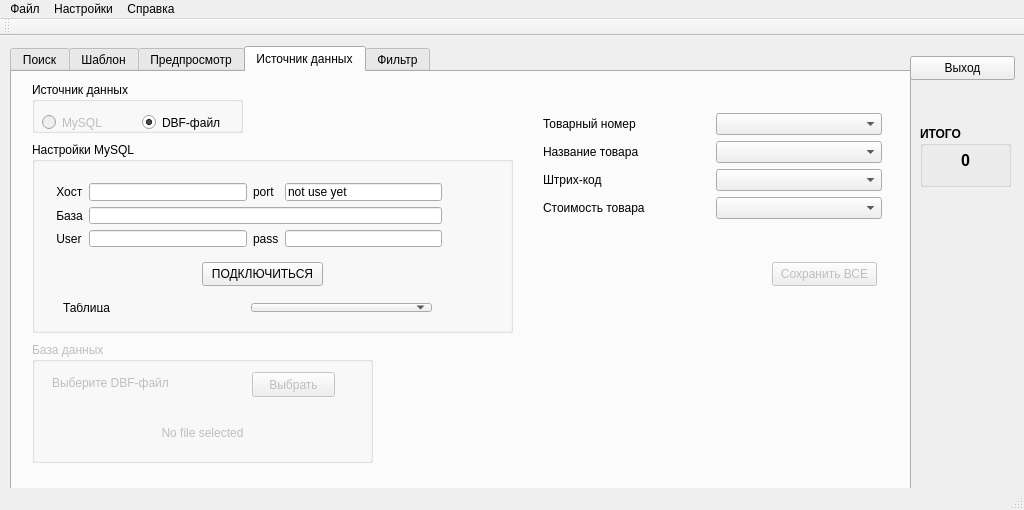
<?xml version="1.0" encoding="UTF-8"?>
<ui version="4.0">
 <class>cengen</class>
 <widget class="QMainWindow" name="cengen">
  <property name="geometry">
   <rect>
    <x>0</x>
    <y>0</y>
    <width>1024</width>
    <height>510</height>
   </rect>
  </property>
  <property name="windowTitle">
   <string>cengen</string>
  </property>
  <widget class="QWidget" name="centralWidget">
   <widget class="QPushButton" name="exitButton">
    <property name="geometry">
     <rect>
      <x>910</x>
      <y>20</y>
      <width>105</width>
      <height>24</height>
     </rect>
    </property>
    <property name="text">
     <string>Выход</string>
    </property>
   </widget>
   <widget class="QTabWidget" name="tabWidget">
    <property name="geometry">
     <rect>
      <x>10</x>
      <y>10</y>
      <width>901</width>
      <height>461</height>
     </rect>
    </property>
    <property name="currentIndex">
     <number>3</number>
    </property>
    <widget class="QWidget" name="tab1">
     <attribute name="title">
      <string>Поиск</string>
     </attribute>
     <widget class="QLineEdit" name="lineEdit">
      <property name="geometry">
       <rect>
        <x>0</x>
        <y>20</y>
        <width>371</width>
        <height>24</height>
       </rect>
      </property>
      <property name="text">
       <string>Введите штрих-код</string>
      </property>
      <property name="alignment">
       <set>Qt::AlignCenter</set>
      </property>
     </widget>
     <widget class="QPushButton" name="pushButton">
      <property name="geometry">
       <rect>
        <x>380</x>
        <y>20</y>
        <width>105</width>
        <height>24</height>
       </rect>
      </property>
      <property name="text">
       <string>Поиск</string>
      </property>
     </widget>
     <widget class="QGroupBox" name="groupBox">
      <property name="geometry">
       <rect>
        <x>0</x>
        <y>50</y>
        <width>601</width>
        <height>61</height>
       </rect>
      </property>
      <property name="title">
       <string>Метод поиска товара</string>
      </property>
      <widget class="QWidget" name="horizontalLayoutWidget_2">
       <property name="geometry">
        <rect>
         <x>10</x>
         <y>20</y>
         <width>581</width>
         <height>31</height>
        </rect>
       </property>
       <layout class="QHBoxLayout" name="horizontalLayout_2">
        <item>
         <widget class="QRadioButton" name="radioButton_1">
          <property name="text">
           <string>Штрих-код</string>
          </property>
          <property name="checked">
           <bool>true</bool>
          </property>
         </widget>
        </item>
        <item>
         <widget class="QRadioButton" name="radioButton_2">
          <property name="enabled">
           <bool>true</bool>
          </property>
          <property name="text">
           <string>Товарный номер</string>
          </property>
         </widget>
        </item>
        <item>
         <widget class="QRadioButton" name="radioButton_3">
          <property name="enabled">
           <bool>true</bool>
          </property>
          <property name="text">
           <string>Название</string>
          </property>
         </widget>
        </item>
        <item>
         <widget class="QRadioButton" name="radioButton_5">
          <property name="text">
           <string>Пустой</string>
          </property>
         </widget>
        </item>
       </layout>
      </widget>
     </widget>
     <widget class="QPushButton" name="pushButton_2">
      <property name="geometry">
       <rect>
        <x>490</x>
        <y>20</y>
        <width>111</width>
        <height>24</height>
       </rect>
      </property>
      <property name="text">
       <string>Сформировать</string>
      </property>
     </widget>
     <widget class="QTableWidget" name="tableWidget">
      <property name="geometry">
       <rect>
        <x>0</x>
        <y>110</y>
        <width>891</width>
        <height>301</height>
       </rect>
      </property>
      <property name="rowCount">
       <number>0</number>
      </property>
      <property name="columnCount">
       <number>7</number>
      </property>
      <column>
       <property name="text">
        <string>№</string>
       </property>
       <property name="whatsThis">
        <string extracomment="Номер по порядку"/>
       </property>
      </column>
      <column>
       <property name="text">
        <string>Название</string>
       </property>
      </column>
      <column>
       <property name="text">
        <string>Штрих-код</string>
       </property>
      </column>
      <column>
       <property name="text">
        <string>Тов. номер</string>
       </property>
      </column>
      <column>
       <property name="text">
        <string>Цена</string>
       </property>
      </column>
      <column>
       <property name="text">
        <string>Цена2</string>
       </property>
      </column>
      <column/>
     </widget>
     <widget class="QGroupBox" name="groupBox_6">
      <property name="geometry">
       <rect>
        <x>710</x>
        <y>50</y>
        <width>120</width>
        <height>51</height>
       </rect>
      </property>
      <property name="title">
       <string>Лимит поиска</string>
      </property>
      <widget class="QSpinBox" name="spinLimit">
       <property name="geometry">
        <rect>
         <x>10</x>
         <y>20</y>
         <width>54</width>
         <height>22</height>
        </rect>
       </property>
       <property name="value">
        <number>10</number>
       </property>
      </widget>
      <widget class="QPushButton" name="maxButton">
       <property name="geometry">
        <rect>
         <x>70</x>
         <y>20</y>
         <width>41</width>
         <height>22</height>
        </rect>
       </property>
       <property name="text">
        <string>max</string>
       </property>
      </widget>
     </widget>
    </widget>
    <widget class="QWidget" name="tab2">
     <attribute name="title">
      <string>Шаблон</string>
     </attribute>
     <widget class="QGroupBox" name="groupBox_2">
      <property name="geometry">
       <rect>
        <x>10</x>
        <y>20</y>
        <width>291</width>
        <height>201</height>
       </rect>
      </property>
      <property name="title">
       <string>Шаблон:</string>
      </property>
      <widget class="QPushButton" name="pushButton_3">
       <property name="geometry">
        <rect>
         <x>10</x>
         <y>23</y>
         <width>101</width>
         <height>24</height>
        </rect>
       </property>
       <property name="text">
        <string>Выбрать</string>
       </property>
      </widget>
      <widget class="QLabel" name="label">
       <property name="geometry">
        <rect>
         <x>130</x>
         <y>24</y>
         <width>151</width>
         <height>24</height>
        </rect>
       </property>
       <property name="font">
        <font>
         <weight>75</weight>
         <bold>true</bold>
        </font>
       </property>
       <property name="text">
        <string>Шаблон</string>
       </property>
      </widget>
      <widget class="QPushButton" name="show_editor_button">
       <property name="geometry">
        <rect>
         <x>110</x>
         <y>120</y>
         <width>83</width>
         <height>25</height>
        </rect>
       </property>
       <property name="text">
        <string>РЕДАКТОР</string>
       </property>
      </widget>
     </widget>
     <widget class="QGroupBox" name="groupBox_3">
      <property name="geometry">
       <rect>
        <x>320</x>
        <y>20</y>
        <width>201</width>
        <height>200</height>
       </rect>
      </property>
      <property name="title">
       <string>Page setup</string>
      </property>
      <widget class="QComboBox" name="comboBox">
       <property name="geometry">
        <rect>
         <x>13</x>
         <y>30</y>
         <width>101</width>
         <height>25</height>
        </rect>
       </property>
       <item>
        <property name="text">
         <string>A4</string>
        </property>
       </item>
       <item>
        <property name="text">
         <string>A5</string>
        </property>
       </item>
      </widget>
      <widget class="QLineEdit" name="lineW">
       <property name="geometry">
        <rect>
         <x>10</x>
         <y>55</y>
         <width>51</width>
         <height>25</height>
        </rect>
       </property>
       <property name="text">
        <string/>
       </property>
       <property name="readOnly">
        <bool>true</bool>
       </property>
      </widget>
      <widget class="QLineEdit" name="lineH">
       <property name="geometry">
        <rect>
         <x>67</x>
         <y>55</y>
         <width>51</width>
         <height>25</height>
        </rect>
       </property>
       <property name="alignment">
        <set>Qt::AlignCenter</set>
       </property>
       <property name="readOnly">
        <bool>true</bool>
       </property>
      </widget>
      <widget class="QLabel" name="label_2">
       <property name="geometry">
        <rect>
         <x>60</x>
         <y>60</y>
         <width>16</width>
         <height>16</height>
        </rect>
       </property>
       <property name="text">
        <string>x</string>
       </property>
      </widget>
      <widget class="QLineEdit" name="lineH_2">
       <property name="geometry">
        <rect>
         <x>67</x>
         <y>85</y>
         <width>51</width>
         <height>25</height>
        </rect>
       </property>
       <property name="alignment">
        <set>Qt::AlignCenter</set>
       </property>
       <property name="readOnly">
        <bool>true</bool>
       </property>
      </widget>
      <widget class="QLineEdit" name="lineW_2">
       <property name="geometry">
        <rect>
         <x>10</x>
         <y>85</y>
         <width>51</width>
         <height>25</height>
        </rect>
       </property>
       <property name="text">
        <string/>
       </property>
       <property name="readOnly">
        <bool>true</bool>
       </property>
      </widget>
      <widget class="QLabel" name="label_3">
       <property name="geometry">
        <rect>
         <x>60</x>
         <y>90</y>
         <width>16</width>
         <height>16</height>
        </rect>
       </property>
       <property name="text">
        <string>x</string>
       </property>
      </widget>
      <widget class="QLabel" name="label_4">
       <property name="geometry">
        <rect>
         <x>120</x>
         <y>60</y>
         <width>41</width>
         <height>16</height>
        </rect>
       </property>
       <property name="text">
        <string>мкм</string>
       </property>
      </widget>
      <widget class="QLabel" name="label_5">
       <property name="geometry">
        <rect>
         <x>120</x>
         <y>90</y>
         <width>71</width>
         <height>16</height>
        </rect>
       </property>
       <property name="text">
        <string>ценников</string>
       </property>
      </widget>
      <widget class="QGroupBox" name="groupBox_8">
       <property name="geometry">
        <rect>
         <x>50</x>
         <y>120</y>
         <width>120</width>
         <height>71</height>
        </rect>
       </property>
       <property name="title">
        <string>GroupBox</string>
       </property>
       <widget class="QRadioButton" name="radioButton_7">
        <property name="geometry">
         <rect>
          <x>10</x>
          <y>50</y>
          <width>100</width>
          <height>20</height>
         </rect>
        </property>
        <property name="text">
         <string>Landscape</string>
        </property>
       </widget>
       <widget class="QRadioButton" name="radioButton_6">
        <property name="geometry">
         <rect>
          <x>10</x>
          <y>20</y>
          <width>100</width>
          <height>20</height>
         </rect>
        </property>
        <property name="text">
         <string>Portrate</string>
        </property>
        <property name="checked">
         <bool>true</bool>
        </property>
       </widget>
      </widget>
     </widget>
    </widget>
    <widget class="QWidget" name="tab">
     <attribute name="title">
      <string>Предпросмотр</string>
     </attribute>
     <widget class="QScrollArea" name="scrollArea">
      <property name="geometry">
       <rect>
        <x>10</x>
        <y>60</y>
        <width>871</width>
        <height>351</height>
       </rect>
      </property>
      <property name="widgetResizable">
       <bool>true</bool>
      </property>
      <widget class="QWidget" name="scrollAreaWidgetContents">
       <property name="geometry">
        <rect>
         <x>0</x>
         <y>0</y>
         <width>867</width>
         <height>347</height>
        </rect>
       </property>
      </widget>
     </widget>
     <widget class="QPushButton" name="pushButton_4">
      <property name="geometry">
       <rect>
        <x>90</x>
        <y>20</y>
        <width>105</width>
        <height>24</height>
       </rect>
      </property>
      <property name="text">
       <string>Показать</string>
      </property>
     </widget>
     <widget class="QGroupBox" name="groupBox_4">
      <property name="geometry">
       <rect>
        <x>10</x>
        <y>10</y>
        <width>71</width>
        <height>41</height>
       </rect>
      </property>
      <property name="title">
       <string>Масштаб</string>
      </property>
      <widget class="QPushButton" name="zoomOutButton">
       <property name="enabled">
        <bool>false</bool>
       </property>
       <property name="geometry">
        <rect>
         <x>35</x>
         <y>20</y>
         <width>21</width>
         <height>24</height>
        </rect>
       </property>
       <property name="text">
        <string>-</string>
       </property>
      </widget>
      <widget class="QPushButton" name="zoomInButton">
       <property name="enabled">
        <bool>false</bool>
       </property>
       <property name="geometry">
        <rect>
         <x>15</x>
         <y>20</y>
         <width>21</width>
         <height>24</height>
        </rect>
       </property>
       <property name="text">
        <string>+</string>
       </property>
       <property name="flat">
        <bool>false</bool>
       </property>
      </widget>
     </widget>
     <widget class="QLabel" name="statusLabel">
      <property name="geometry">
       <rect>
        <x>310</x>
        <y>27</y>
        <width>151</width>
        <height>16</height>
       </rect>
      </property>
      <property name="text">
       <string/>
      </property>
     </widget>
     <widget class="QPushButton" name="printButton">
      <property name="geometry">
       <rect>
        <x>200</x>
        <y>20</y>
        <width>105</width>
        <height>24</height>
       </rect>
      </property>
      <property name="text">
       <string>Print</string>
      </property>
     </widget>
    </widget>
    <widget class="QWidget" name="tab_2">
     <attribute name="title">
      <string>Источник данных</string>
     </attribute>
     <widget class="QGroupBox" name="groupSQL">
      <property name="geometry">
       <rect>
        <x>20</x>
        <y>70</y>
        <width>481</width>
        <height>191</height>
       </rect>
      </property>
      <property name="title">
       <string>Настройки MySQL</string>
      </property>
      <widget class="QPushButton" name="connectMySQLButton">
       <property name="geometry">
        <rect>
         <x>170</x>
         <y>120</y>
         <width>121</width>
         <height>24</height>
        </rect>
       </property>
       <property name="text">
        <string>ПОДКЛЮЧИТЬСЯ</string>
       </property>
      </widget>
      <widget class="QWidget" name="gridLayoutWidget">
       <property name="geometry">
        <rect>
         <x>10</x>
         <y>30</y>
         <width>411</width>
         <height>86</height>
        </rect>
       </property>
       <layout class="QGridLayout" name="gridLayout">
        <item row="0" column="0">
         <widget class="QLabel" name="label_6">
          <property name="text">
           <string> Хост</string>
          </property>
         </widget>
        </item>
        <item row="0" column="1">
         <widget class="QLineEdit" name="lineHost">
          <property name="text">
           <string/>
          </property>
         </widget>
        </item>
        <item row="1" column="1" colspan="3">
         <widget class="QLineEdit" name="lineName">
          <property name="text">
           <string/>
          </property>
         </widget>
        </item>
        <item row="0" column="2">
         <widget class="QLabel" name="label_10">
          <property name="text">
           <string>port</string>
          </property>
         </widget>
        </item>
        <item row="0" column="3">
         <widget class="QLineEdit" name="linePort">
          <property name="text">
           <string>not use yet</string>
          </property>
         </widget>
        </item>
        <item row="2" column="0">
         <widget class="QLabel" name="label_7">
          <property name="text">
           <string> User</string>
          </property>
         </widget>
        </item>
        <item row="1" column="0">
         <widget class="QLabel" name="label_9">
          <property name="text">
           <string> База</string>
          </property>
         </widget>
        </item>
        <item row="2" column="2">
         <widget class="QLabel" name="label_8">
          <property name="text">
           <string>pass</string>
          </property>
         </widget>
        </item>
        <item row="2" column="3">
         <widget class="QLineEdit" name="linePass">
          <property name="text">
           <string/>
          </property>
         </widget>
        </item>
        <item row="2" column="1">
         <widget class="QLineEdit" name="lineUser">
          <property name="text">
           <string/>
          </property>
         </widget>
        </item>
       </layout>
      </widget>
      <widget class="QWidget" name="horizontalLayoutWidget">
       <property name="geometry">
        <rect>
         <x>20</x>
         <y>150</y>
         <width>391</width>
         <height>31</height>
        </rect>
       </property>
       <layout class="QHBoxLayout" name="horizontalLayout">
        <item>
         <widget class="QLabel" name="label_11">
          <property name="text">
           <string>Таблица</string>
          </property>
         </widget>
        </item>
        <item>
         <widget class="QComboBox" name="comboTbList"/>
        </item>
       </layout>
      </widget>
     </widget>
     <widget class="QWidget" name="gridLayoutWidget_2">
      <property name="geometry">
       <rect>
        <x>520</x>
        <y>30</y>
        <width>361</width>
        <height>131</height>
       </rect>
      </property>
      <layout class="QGridLayout" name="gridLayout_2">
       <item row="0" column="0">
        <widget class="QLabel" name="label_12">
         <property name="text">
          <string>Товарный номер</string>
         </property>
        </widget>
       </item>
       <item row="1" column="0">
        <widget class="QLabel" name="label_13">
         <property name="text">
          <string>Название товара</string>
         </property>
        </widget>
       </item>
       <item row="2" column="0">
        <widget class="QLabel" name="label_14">
         <property name="text">
          <string>Штрих-код</string>
         </property>
        </widget>
       </item>
       <item row="3" column="0">
        <widget class="QLabel" name="label_15">
         <property name="text">
          <string>Стоимость товара</string>
         </property>
        </widget>
       </item>
       <item row="0" column="1">
        <widget class="QComboBox" name="comboTnomer"/>
       </item>
       <item row="1" column="1">
        <widget class="QComboBox" name="comboTname"/>
       </item>
       <item row="2" column="1">
        <widget class="QComboBox" name="comboTbarcode"/>
       </item>
       <item row="3" column="1">
        <widget class="QComboBox" name="comboTprice"/>
       </item>
      </layout>
     </widget>
     <widget class="QPushButton" name="save_db_config_button">
      <property name="enabled">
       <bool>false</bool>
      </property>
      <property name="geometry">
       <rect>
        <x>760</x>
        <y>190</y>
        <width>105</width>
        <height>24</height>
       </rect>
      </property>
      <property name="text">
       <string>Сохранить ВСЕ</string>
      </property>
     </widget>
     <widget class="QGroupBox" name="groupDBF">
      <property name="enabled">
       <bool>false</bool>
      </property>
      <property name="geometry">
       <rect>
        <x>20</x>
        <y>270</y>
        <width>341</width>
        <height>121</height>
       </rect>
      </property>
      <property name="title">
       <string>База данных</string>
      </property>
      <widget class="QLabel" name="label_16">
       <property name="geometry">
        <rect>
         <x>20</x>
         <y>30</y>
         <width>241</width>
         <height>21</height>
        </rect>
       </property>
       <property name="text">
        <string>Выберите DBF-файл</string>
       </property>
      </widget>
      <widget class="QPushButton" name="pushButton_5">
       <property name="geometry">
        <rect>
         <x>220</x>
         <y>30</y>
         <width>83</width>
         <height>25</height>
        </rect>
       </property>
       <property name="text">
        <string>Выбрать</string>
       </property>
      </widget>
      <widget class="QLabel" name="labelDBFname">
       <property name="geometry">
        <rect>
         <x>10</x>
         <y>80</y>
         <width>321</width>
         <height>21</height>
        </rect>
       </property>
       <property name="text">
        <string>No file selected</string>
       </property>
       <property name="alignment">
        <set>Qt::AlignCenter</set>
       </property>
      </widget>
     </widget>
     <widget class="QGroupBox" name="groupBox_7">
      <property name="geometry">
       <rect>
        <x>20</x>
        <y>10</y>
        <width>211</width>
        <height>51</height>
       </rect>
      </property>
      <property name="title">
       <string>Источник данных</string>
      </property>
      <widget class="QRadioButton" name="radioButton">
       <property name="enabled">
        <bool>false</bool>
       </property>
       <property name="geometry">
        <rect>
         <x>10</x>
         <y>30</y>
         <width>102</width>
         <height>21</height>
        </rect>
       </property>
       <property name="text">
        <string>MySQL</string>
       </property>
       <property name="checked">
        <bool>false</bool>
       </property>
      </widget>
      <widget class="QRadioButton" name="radioButton_4">
       <property name="geometry">
        <rect>
         <x>110</x>
         <y>30</y>
         <width>102</width>
         <height>21</height>
        </rect>
       </property>
       <property name="text">
        <string>DBF-файл</string>
       </property>
       <property name="checked">
        <bool>true</bool>
       </property>
      </widget>
     </widget>
    </widget>
    <widget class="QWidget" name="tab_3">
     <attribute name="title">
      <string>Фильтр</string>
     </attribute>
     <widget class="QGroupBox" name="filterBox">
      <property name="geometry">
       <rect>
        <x>10</x>
        <y>10</y>
        <width>871</width>
        <height>241</height>
       </rect>
      </property>
      <property name="title">
       <string>Фильтр (версия альфа - только DBF)</string>
      </property>
      <property name="checkable">
       <bool>true</bool>
      </property>
      <property name="checked">
       <bool>false</bool>
      </property>
      <widget class="QWidget" name="gridLayoutWidget_3">
       <property name="geometry">
        <rect>
         <x>10</x>
         <y>30</y>
         <width>851</width>
         <height>87</height>
        </rect>
       </property>
       <layout class="QGridLayout" name="filterGrid">
        <item row="2" column="1">
         <widget class="QComboBox" name="filterWhereBox"/>
        </item>
        <item row="2" column="0">
         <widget class="QLabel" name="label_20">
          <property name="text">
           <string>Где это в таблице</string>
          </property>
          <property name="alignment">
           <set>Qt::AlignCenter</set>
          </property>
         </widget>
        </item>
        <item row="2" column="5">
         <widget class="QLineEdit" name="filterLineText">
          <property name="sizePolicy">
           <sizepolicy hsizetype="Maximum" vsizetype="Fixed">
            <horstretch>0</horstretch>
            <verstretch>0</verstretch>
           </sizepolicy>
          </property>
          <property name="maximumSize">
           <size>
            <width>134</width>
            <height>16777215</height>
           </size>
          </property>
         </widget>
        </item>
        <item row="2" column="4">
         <widget class="QLabel" name="label_23">
          <property name="text">
           <string>Текст</string>
          </property>
          <property name="alignment">
           <set>Qt::AlignCenter</set>
          </property>
         </widget>
        </item>
        <item row="0" column="1" colspan="2">
         <widget class="QPushButton" name="filterFileSelectButton">
          <property name="text">
           <string>Выбрать</string>
          </property>
         </widget>
        </item>
        <item row="1" column="0">
         <widget class="QLabel" name="label_21">
          <property name="text">
           <string>Поле для сравнения</string>
          </property>
          <property name="alignment">
           <set>Qt::AlignCenter</set>
          </property>
         </widget>
        </item>
        <item row="1" column="1" colspan="2">
         <widget class="QComboBox" name="filterWhatBox"/>
        </item>
        <item row="1" column="4" colspan="2">
         <widget class="QComboBox" name="filterWhatToFoundBox">
          <property name="editable">
           <bool>false</bool>
          </property>
          <item>
           <property name="text">
            <string>Товарный номер</string>
           </property>
          </item>
          <item>
           <property name="text">
            <string>Штрих-код</string>
           </property>
          </item>
          <item>
           <property name="text">
            <string>Название</string>
           </property>
          </item>
          <item>
           <property name="text">
            <string>Цена</string>
           </property>
          </item>
         </widget>
        </item>
        <item row="2" column="2">
         <widget class="QLabel" name="label_22">
          <property name="text">
           <string>Метод сравнения</string>
          </property>
          <property name="alignment">
           <set>Qt::AlignCenter</set>
          </property>
         </widget>
        </item>
        <item row="2" column="3">
         <widget class="QComboBox" name="filterMethodBox">
          <item>
           <property name="text">
            <string>Равно</string>
           </property>
          </item>
          <item>
           <property name="text">
            <string>Не равно</string>
           </property>
          </item>
          <item>
           <property name="text">
            <string>Больше</string>
           </property>
          </item>
          <item>
           <property name="text">
            <string>Меньше</string>
           </property>
          </item>
          <item>
           <property name="text">
            <string>Похоже</string>
           </property>
          </item>
         </widget>
        </item>
        <item row="0" column="0">
         <widget class="QLabel" name="label_18">
          <property name="text">
           <string>Файл</string>
          </property>
          <property name="alignment">
           <set>Qt::AlignCenter</set>
          </property>
         </widget>
        </item>
        <item row="1" column="3">
         <widget class="QLabel" name="label_19">
          <property name="text">
           <string>Что ищем</string>
          </property>
          <property name="alignment">
           <set>Qt::AlignCenter</set>
          </property>
         </widget>
        </item>
       </layout>
      </widget>
     </widget>
    </widget>
   </widget>
   <widget class="QGroupBox" name="groupBox_5">
    <property name="geometry">
     <rect>
      <x>920</x>
      <y>90</y>
      <width>91</width>
      <height>61</height>
     </rect>
    </property>
    <property name="font">
     <font>
      <weight>75</weight>
      <bold>true</bold>
     </font>
    </property>
    <property name="title">
     <string>ИТОГО</string>
    </property>
    <widget class="QLabel" name="countLabel">
     <property name="geometry">
      <rect>
       <x>17</x>
       <y>27</y>
       <width>57</width>
       <height>15</height>
      </rect>
     </property>
     <property name="font">
      <font>
       <pointsize>12</pointsize>
      </font>
     </property>
     <property name="text">
      <string>0</string>
     </property>
     <property name="alignment">
      <set>Qt::AlignCenter</set>
     </property>
    </widget>
   </widget>
  </widget>
  <widget class="QMenuBar" name="menuBar">
   <property name="geometry">
    <rect>
     <x>0</x>
     <y>0</y>
     <width>1024</width>
     <height>22</height>
    </rect>
   </property>
   <widget class="QMenu" name="menu">
    <property name="title">
     <string>Файл</string>
    </property>
    <addaction name="action_3"/>
    <addaction name="action_2"/>
    <addaction name="action"/>
    <addaction name="action_8"/>
    <addaction name="separator"/>
    <addaction name="action_4"/>
   </widget>
   <widget class="QMenu" name="menu_2">
    <property name="title">
     <string>Настройки</string>
    </property>
    <addaction name="action_5"/>
   </widget>
   <widget class="QMenu" name="menu_3">
    <property name="title">
     <string>Справка</string>
    </property>
    <addaction name="action_6"/>
    <addaction name="action_7"/>
    <addaction name="action_9"/>
   </widget>
   <addaction name="menu"/>
   <addaction name="menu_2"/>
   <addaction name="menu_3"/>
  </widget>
  <widget class="QToolBar" name="mainToolBar">
   <attribute name="toolBarArea">
    <enum>TopToolBarArea</enum>
   </attribute>
   <attribute name="toolBarBreak">
    <bool>false</bool>
   </attribute>
  </widget>
  <widget class="QStatusBar" name="statusBar"/>
  <action name="action">
   <property name="text">
    <string>Сохранить список</string>
   </property>
   <property name="toolTip">
    <string>Сохранить список товаров в файл</string>
   </property>
   <property name="shortcut">
    <string>Ctrl+S</string>
   </property>
  </action>
  <action name="action_2">
   <property name="text">
    <string>Загрузить список</string>
   </property>
   <property name="toolTip">
    <string>Загрузка списка товаров из файла</string>
   </property>
   <property name="shortcut">
    <string>Ctrl+L</string>
   </property>
  </action>
  <action name="action_4">
   <property name="text">
    <string>Выход</string>
   </property>
   <property name="shortcut">
    <string>Ctrl+Q</string>
   </property>
  </action>
  <action name="action_5">
   <property name="text">
    <string>Источник данных</string>
   </property>
  </action>
  <action name="action_6">
   <property name="text">
    <string>О проекте</string>
   </property>
  </action>
  <action name="action_7">
   <property name="text">
    <string>Благодарности</string>
   </property>
  </action>
  <action name="action_3">
   <property name="text">
    <string>Новый список</string>
   </property>
   <property name="toolTip">
    <string>Создание нового списка товаров</string>
   </property>
   <property name="shortcut">
    <string>Ctrl+N</string>
   </property>
  </action>
  <action name="action_8">
   <property name="text">
    <string>Вычесть список</string>
   </property>
  </action>
  <action name="action_9">
   <property name="text">
    <string>Что-то еще</string>
   </property>
  </action>
 </widget>
 <layoutdefault spacing="6" margin="11"/>
 <tabstops>
  <tabstop>lineHost</tabstop>
  <tabstop>linePort</tabstop>
  <tabstop>lineName</tabstop>
  <tabstop>lineUser</tabstop>
  <tabstop>linePass</tabstop>
  <tabstop>connectMySQLButton</tabstop>
  <tabstop>comboTbList</tabstop>
  <tabstop>lineEdit</tabstop>
  <tabstop>pushButton</tabstop>
  <tabstop>pushButton_2</tabstop>
  <tabstop>radioButton_1</tabstop>
  <tabstop>lineH_2</tabstop>
  <tabstop>lineW_2</tabstop>
  <tabstop>scrollArea</tabstop>
  <tabstop>pushButton_4</tabstop>
  <tabstop>zoomOutButton</tabstop>
  <tabstop>zoomInButton</tabstop>
  <tabstop>printButton</tabstop>
  <tabstop>lineW</tabstop>
  <tabstop>exitButton</tabstop>
  <tabstop>pushButton_3</tabstop>
  <tabstop>tabWidget</tabstop>
  <tabstop>comboBox</tabstop>
  <tabstop>tableWidget</tabstop>
  <tabstop>lineH</tabstop>
  <tabstop>comboTnomer</tabstop>
  <tabstop>comboTname</tabstop>
  <tabstop>comboTbarcode</tabstop>
  <tabstop>comboTprice</tabstop>
  <tabstop>save_db_config_button</tabstop>
 </tabstops>
 <resources/>
 <connections/>
</ui>
